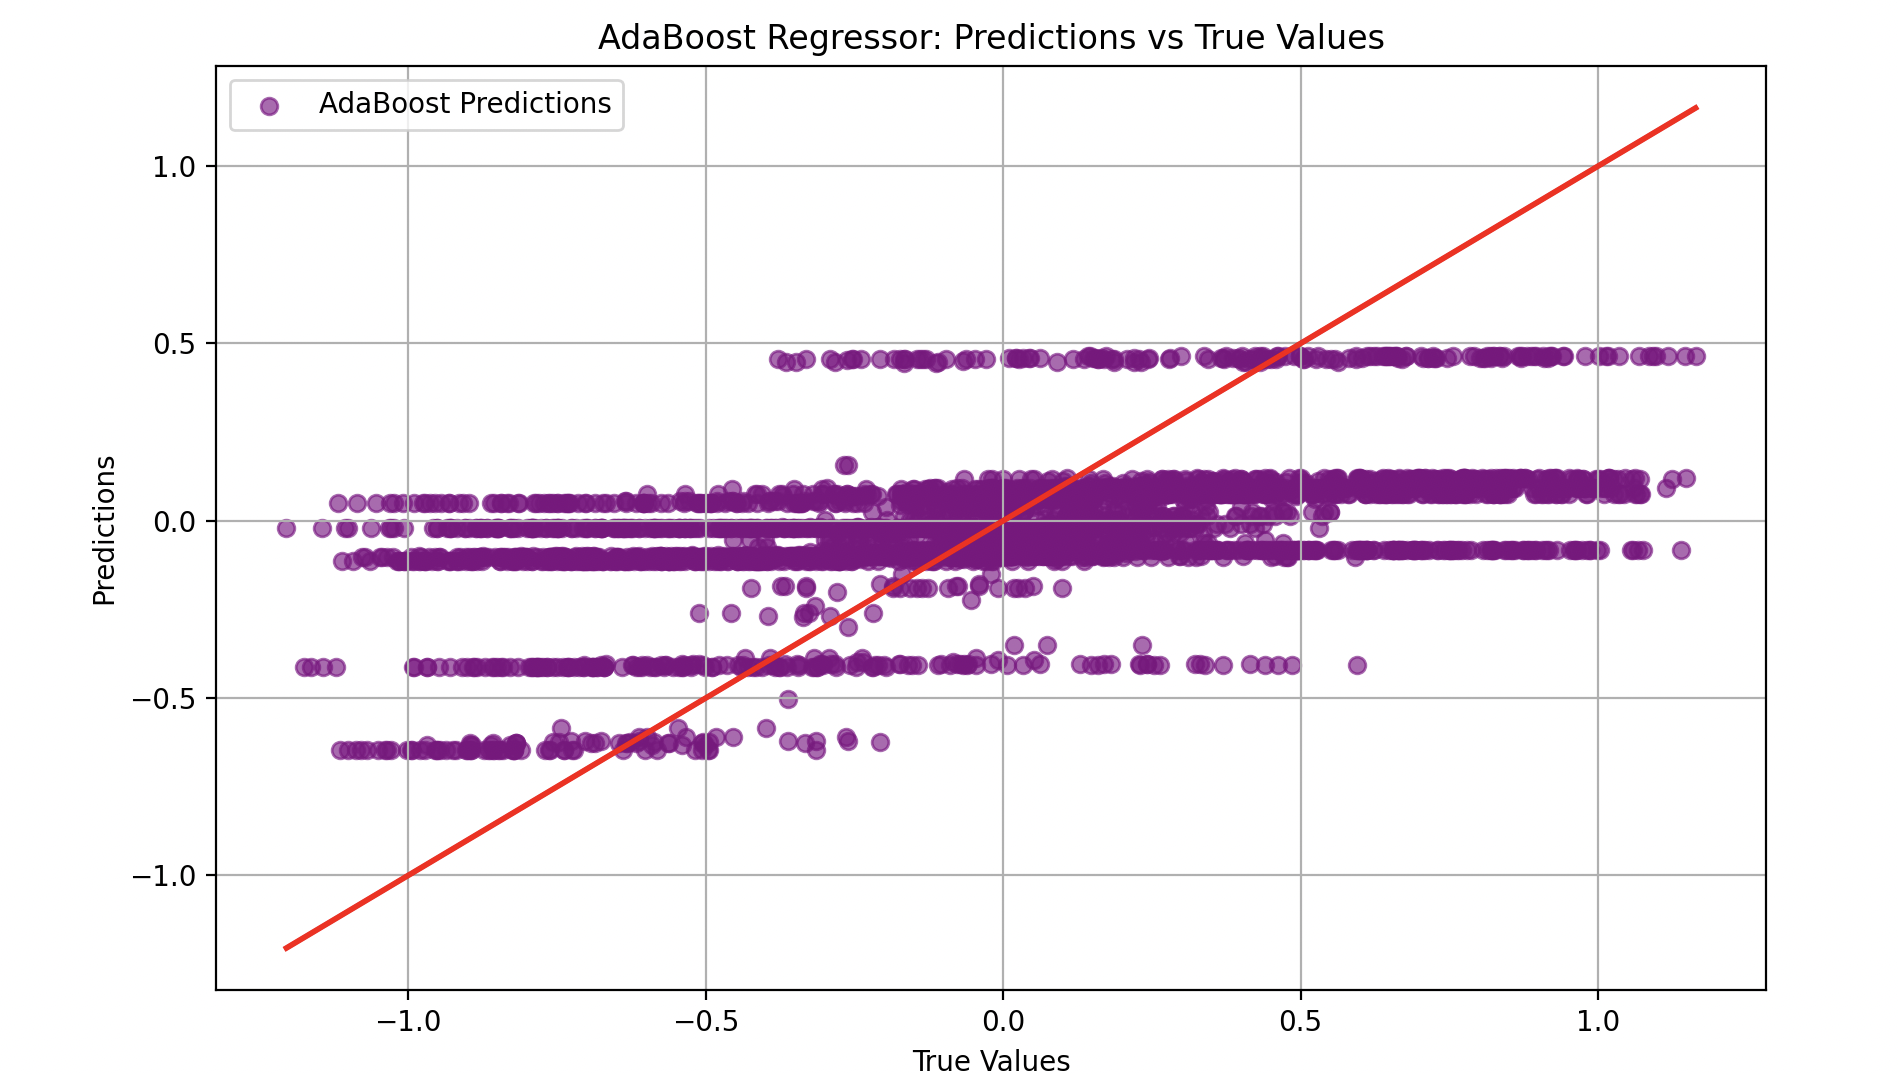

Here is the Python script that generated this plot:
import numpy as np
import matplotlib.pyplot as plt
from sklearn.model_selection import train_test_split
from sklearn.ensemble import AdaBoostRegressor
from sklearn.tree import DecisionTreeRegressor
from sklearn.metrics import mean_squared_error, r2_score

# Generate or reuse synthetic data
# Generate synthetic data
x1 = np.arange(0, 10, 0.1)
x2 = np.arange(0, 10, 0.1)
x1, x2 = np.meshgrid(x1, x2)
y = np.sin(x1) * np.cos(x2) + np.random.normal(scale=0.1, size=x1.shape)

# Flatten the arrays
x1 = x1.flatten()
x2 = x2.flatten()
y = y.flatten()
X = np.vstack((x1, x2)).T

# Split data
X_train, X_test, y_train, y_test = train_test_split(X, y, test_size=0.3, random_state=42)

# Initialize the AdaBoost Regressor with Decision Tree as the base estimator
# You can adjust the number of estimators (n_estimators) and learning rate for tuning
ada_regressor = AdaBoostRegressor(estimator=DecisionTreeRegressor(max_depth=3), 
                                  n_estimators=50, learning_rate=0.1, random_state=42)

# Train the AdaBoost Regressor
ada_regressor.fit(X_train, y_train)

y_train_ada = ada_regressor.predict(X_train)
# Predict using the test set
y_pred_ada = ada_regressor.predict(X_test)

# Evaluate the model performance
mse_ada = mean_squared_error(y_train, y_train_ada)
r2_ada = r2_score(y_test, y_pred_ada)

# Print the performance metrics
print(f"AdaBoost Regressor Mean Squared Error: {mse_ada:.4f}")
print(f"AdaBoost Regressor R-squared: {r2_ada:.4f}")

# Plot the predictions versus true values
plt.figure(figsize=(10, 6))
plt.scatter(y_test, y_pred_ada, c='purple', label='AdaBoost Predictions', alpha=0.6)
plt.plot([min(y_test), max(y_test)], [min(y_test), max(y_test)], 'r-', lw=2)
plt.xlabel('True Values')
plt.ylabel('Predictions')
plt.title('AdaBoost Regressor: Predictions vs True Values')
plt.legend()
plt.grid(True)
plt.show()
